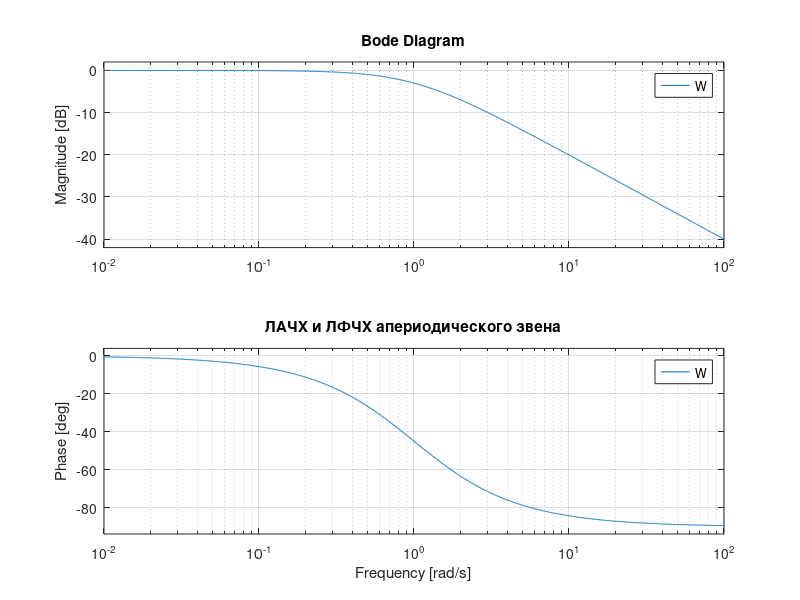
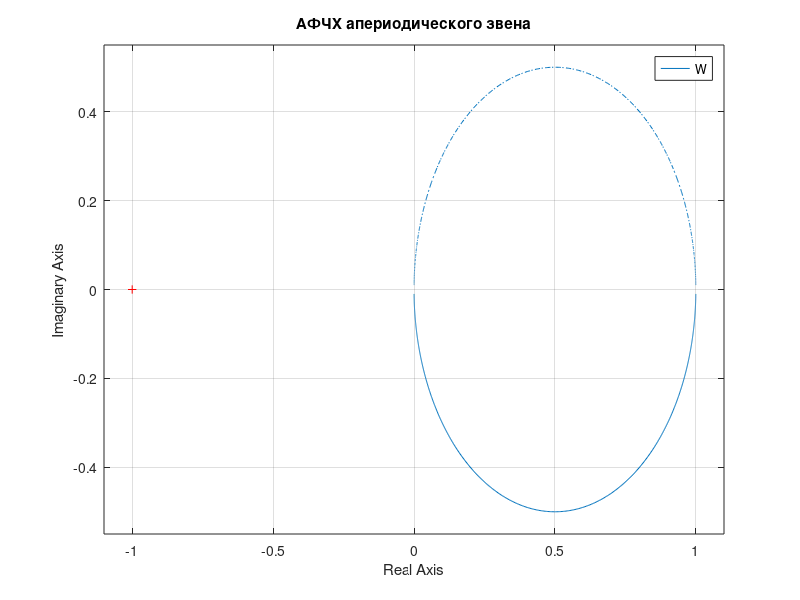
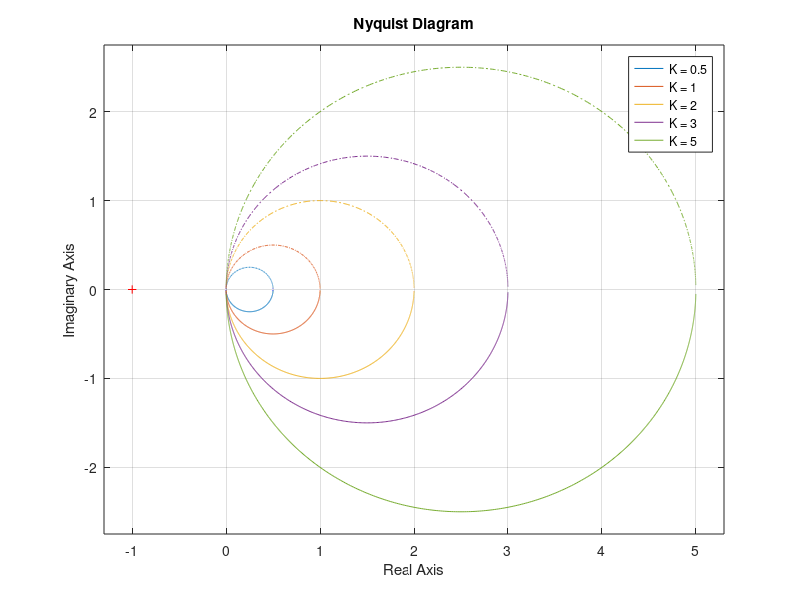
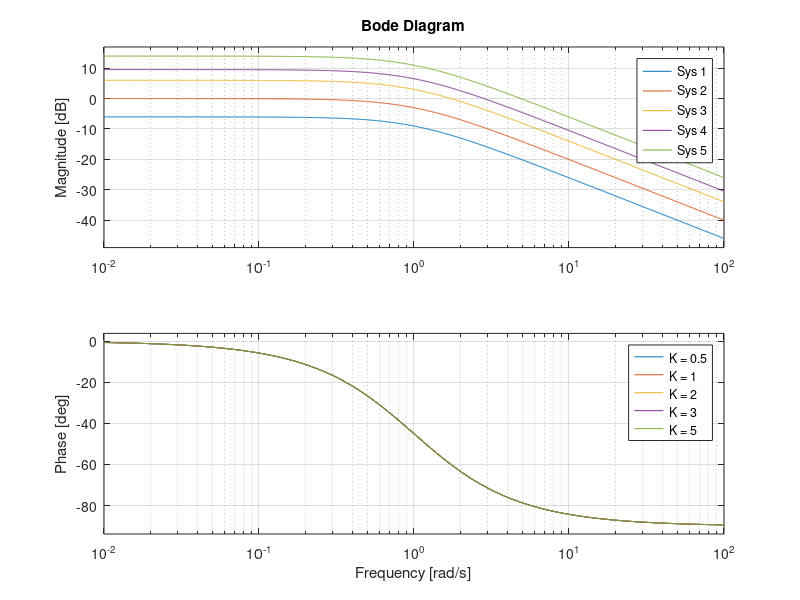

The MATLAB source for these figures, in order:
clc;
clear;
close all;

s = tf('s');

K0 = 1;
T0 = 1;
W = K0/(T0*s + 1);

%% Построение ЛАЧХ, ЛФЧХ и АФЧХ
figure;
bode(W);
grid on;
title('ЛАЧХ и ЛФЧХ апериодического звена');

figure;
nyquist(W);
grid on;
title('АФЧХ апериодического звена');

%% Определяем влияния коэффициентов
K_values = [0.5 1 2 3 5];
T_values = [0.1 0.5 1 2 5];

% T фиксировано, меняем K
WK = cell(1, length(K_values));
labelsK = cell(1, length(K_values));

for i = 1:length(K_values)
    K = K_values(i);
    WK{i} = K/(T0*s + 1);
    labelsK{i} = sprintf('K = %.2g', K);
end

figure;
nyquist(WK{:});
grid on;
legend(labelsK, 'Location', 'best');

figure;
bode(WK{:});
grid on;
legend(labelsK, 'Location', 'best');

% K фиксировано, меняем T
WT = cell(1, length(T_values));
labelsT = cell(1, length(T_values));

for i = 1:length(T_values)
    T = T_values(i);
    WT{i} = K0/(T*s + 1);
    labelsT{i} = sprintf('T = %.2g', T);
end

figure;
nyquist(WT{:});
grid on;
legend(labelsT, 'Location', 'best');

figure;
bode(WT{:});
grid on;
legend(labelsT, 'Location', 'best');

%% Небольшая вспомогательная аналитика
fprintf('\nСопрягающие частоты при K = %.2f:\n', K0);
for i = 1:length(T_values)
    T = T_values(i);
    omega_c = 1/T;

    fprintf('T = %.2f c, omega_c = %.3f рад/с\n', ...
        T, omega_c);
end
